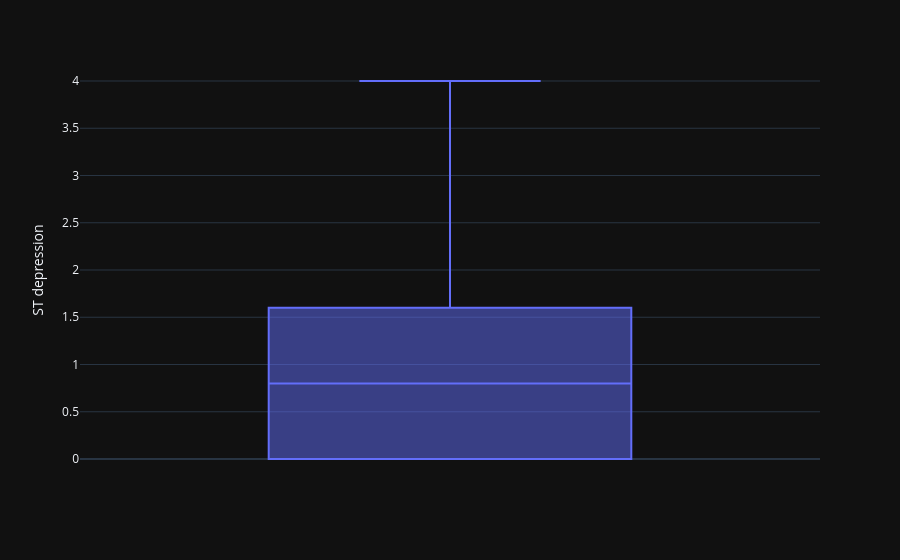

The cell this chart's notebook holds for it:
### Code cell
# Verificação de outliers das colunas numéricas
fig = px.box(data, y='ST depression')
fig.show()

### Figure 1 — Plotly figure (JSON) as saved in the notebook; plotly's stock layout.template omitted (floating-point values rounded to 4 significant figures; data arrays with more than 128 entries replaced by an {"elided": "..."} marker saying what was removed)
{"data": [{"alignmentgroup": "True", "hovertemplate": "ST depression=%{y}<extra></extra>", "legendgroup": "", "marker": {"color": "#636efa"}, "name": "", "notched": false, "offsetgroup": "", "orientation": "v", "showlegend": false, "x0": " ", "xaxis": "x", "y": {"elided": "270 float values"}, "y0": " ", "yaxis": "y", "type": "box"}], "layout": {"xaxis": {"anchor": "y", "domain": [0.0, 1.0]}, "yaxis": {"anchor": "x", "domain": [0.0, 1.0], "title": {"text": "ST depression"}}, "legend": {"tracegroupgap": 0}, "margin": {"t": 60}, "boxmode": "group"}}
